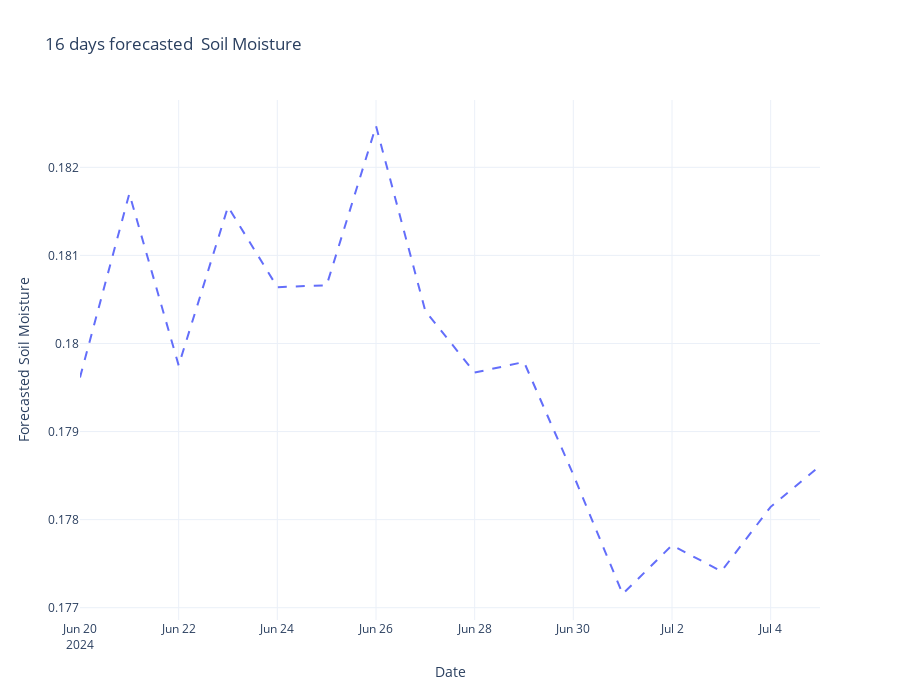

The cell this chart's notebook holds for it:
### Markdown cell above
## Visualizing forecasted Soil moisture

### Code cell
import plotly.graph_objects as go

# Create a figure
fig = go.Figure()

# Add the predicted soil moisture line
fig.add_trace(go.Scatter(
    x=forecasted_values_df.index, 
    y=forecasted_values_df["soil_moisture_28_to_100cm (m³/m³)"],
    mode='lines',
    name='Predicted Soil Moisture',
    line=dict(dash='dash')  # This creates a dashed line
))

# Update layout for the figure
fig.update_layout(
    title='16 days forecasted  Soil Moisture',
    xaxis_title='Date',
    yaxis_title='Forecasted Soil Moisture',
    legend_title='Legend',
    template='plotly_white',  # Optional: set a template
    width=900,  # Width of the plot
    height=700  # Height of the plot
)

# Show the figure
fig.show()

### Figure 1 — Plotly figure (JSON) as saved in the notebook; plotly's stock layout.template omitted (floating-point values rounded to 4 significant figures)
{"data": [{"line": {"dash": "dash"}, "mode": "lines", "name": "Predicted Soil Moisture", "type": "scatter", "x": ["2024-06-20T00:00:00", "2024-06-21T00:00:00", "2024-06-22T00:00:00", "2024-06-23T00:00:00", "2024-06-24T00:00:00", "2024-06-25T00:00:00", "2024-06-26T00:00:00", "2024-06-27T00:00:00", "2024-06-28T00:00:00", "2024-06-29T00:00:00", "2024-06-30T00:00:00", "2024-07-01T00:00:00", "2024-07-02T00:00:00", "2024-07-03T00:00:00", "2024-07-04T00:00:00", "2024-07-05T00:00:00"], "y": [0.1796, 0.1817, 0.1798, 0.1816, 0.1806, 0.1807, 0.1825, 0.1804, 0.1797, 0.1798, 0.1785, 0.1772, 0.1777, 0.1774, 0.1781, 0.1786]}], "layout": {"height": 700, "legend": {"title": {"text": "Legend"}}, "title": {"text": "16 days forecasted  Soil Moisture"}, "width": 900, "xaxis": {"title": {"text": "Date"}}, "yaxis": {"title": {"text": "Forecasted Soil Moisture"}}}}
